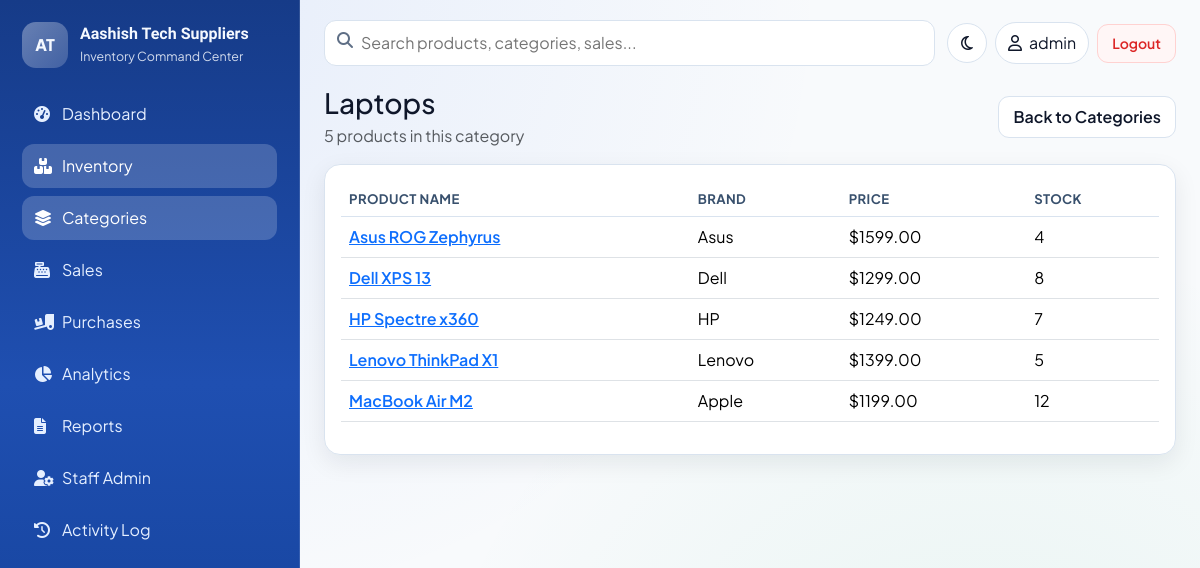
The page /products/categories/1/ (signed in) on the database its author committed.
### products/models.py (models this page shows, shortened)
class Category(models.Model):
	name = models.CharField(max_length=120, unique=True)
	icon = models.CharField(max_length=80, default='fa-solid fa-microchip')
	image = models.ImageField(upload_to='categories/', blank=True, null=True)
	description = models.TextField(blank=True)
	class Meta:
		ordering = ['name']

class Product(models.Model):
	name = models.CharField(max_length=180)
	brand = models.CharField(max_length=120)
	supplier_name = models.CharField(max_length=160, blank=True)
	category = models.ForeignKey('products.Category', on_delete=models.PROTECT, related_name='products')
	price = models.DecimalField(max_digits=10, decimal_places=2)
	quantity = models.PositiveIntegerField(default=0)
	reorder_level = models.PositiveIntegerField(default=5)
	image = models.ImageField(upload_to='products/', blank=True, null=True)
	created_at = models.DateTimeField(auto_now_add=True)
	class Meta:
		ordering = ['-created_at']

### products/views.py (the view)
# urls.py: path('categories/<int:pk>/', views.category_detail, name='category_detail'),
@login_required
def category_detail(request, pk):
	category = get_object_or_404(Category.objects.annotate(product_count=Count('products')), pk=pk)
	products = category.products.all().order_by('name')
	return render(
		request,
		'products/category_detail.html',
		{
			'category': category,
			'products': products,
		},
	)

### accounts/context_processors.py (called while the page is built)
def role_flags(request):
    user = getattr(request, 'user', None)
    is_admin_user = bool(
        user
        and user.is_authenticated
        and (user.is_superuser or user.groups.filter(name='Admin').exists())
    )
    is_staff_user = bool(
        user
        and user.is_authenticated
        and (
            is_admin_user
            or user.groups.filter(name='Staff').exists()
            or user.is_staff
        )
    )
    return {
        'is_admin_user': is_admin_user,
        'is_staff_user': is_staff_user,
    }

### templates/products/category_detail.html
{% extends 'base.html' %}
{% block content %}
<div class="d-flex justify-content-between align-items-center mb-3">
    <div>
        <h3 class="mb-1">{{ category.name }}</h3>
        <p class="text-muted mb-0">{{ category.product_count }} products in this category</p>
    </div>
    <a href="{% url 'products:category_list' %}" class="btn btn-outline-modern">Back to Categories</a>
</div>
<div class="panel table-responsive">
    <table class="table table-hover align-middle inventory-table">
        <thead>
            <tr>
                <th>Product Name</th>
                <th>Brand</th>
                <th>Price</th>
                <th>Stock</th>
            </tr>
        </thead>
        <tbody>
            {% for product in products %}
            <tr>
                <td><a href="{% url 'products:detail' product.id %}" class="fw-semibold">{{ product.name }}</a></td>
                <td>{{ product.brand }}</td>
                <td>${{ product.price }}</td>
                <td>{{ product.quantity }}</td>
            </tr>
            {% empty %}
            <tr>
                <td colspan="4">No products in this category yet.</td>
            </tr>
            {% endfor %}
        </tbody>
    </table>
</div>
{% endblock %}

### templates/base.html (shortened to what this page needs)
{% load static %}
<!doctype html>
<html lang="en" data-theme="light">
<head>
    <link href="https://cdn.jsdelivr.net/npm/bootstrap@5.3.3/dist/css/bootstrap.min.css" rel="stylesheet">
    <link href="https://cdnjs.cloudflare.com/ajax/libs/font-awesome/6.5.2/css/all.min.css" rel="stylesheet">
    <link rel="stylesheet" href="{% static 'css/style.css' %}">
</head>
<body>
<div class="app-shell">
    <aside class="sidebar" id="sidebar">
        <div class="sidebar-top">
            <div class="brand-mark">AT</div>
            <div>
                <h4 class="brand-title mb-1">Aashish Tech Suppliers</h4>
                <p class="tagline mb-0">Inventory Command Center</p>
            </div>
        </div>
        <div>
            <nav class="nav flex-column gap-2">
                <a class="nav-link {% if request.path == '/' %}active{% endif %}" href="{% url 'dashboard:home' %}"><i class="fa-solid fa-gauge-high"></i>Dashboard</a>
                <a class="nav-link {% if '/products' in request.path %}active{% endif %}" href="{% url 'products:list' %}"><i class="fa-solid fa-boxes-stacked"></i>Inventory</a>
                <a class="nav-link {% if '/categories' in request.path %}active{% endif %}" href="{% url 'products:category_list' %}"><i class="fa-solid fa-layer-group"></i>Categories</a>
                <a class="nav-link {% if '/sales' in request.path %}active{% endif %}" href="{% url 'sales:list' %}"><i class="fa-solid fa-cash-register"></i>Sales</a>
                <a class="nav-link {% if '/purchases' in request.path %}active{% endif %}" href="{% url 'purchases:list' %}"><i class="fa-solid fa-truck-ramp-box"></i>Purchases</a>
                <a class="nav-link {% if '/analytics' in request.path %}active{% endif %}" href="{% url 'dashboard:analytics' %}"><i class="fa-solid fa-chart-pie"></i>Analytics</a>
                <a class="nav-link {% if '/reports' in request.path %}active{% endif %}" href="{% url 'reports:home' %}"><i class="fa-solid fa-file-lines"></i>Reports</a>
                {% if is_admin_user %}
                <a class="nav-link {% if '/accounts/staff' in request.path %}active{% endif %}" href="{% url 'accounts:staff_list' %}"><i class="fa-solid fa-user-gear"></i>Staff Admin</a>
                <a class="nav-link {% if '/accounts/activity' in request.path %}active{% endif %}" href="{% url 'accounts:activity_log' %}"><i class="fa-solid fa-clock-rotate-left"></i>Activity Log</a>
                {% endif %}
            </nav>
        </div>
    </aside>
    <main class="content-area">
        <header class="topbar">
            <form class="search-wrap" action="{% url 'dashboard:search' %}" method="get">
                <i class="fa-solid fa-magnifying-glass"></i>
                <input type="text" name="q" placeholder="Search products, categories, sales..." value="{{ request.GET.q|default:'' }}">
            </form>
            <div class="top-actions">
                <button class="btn btn-outline-modern theme-toggle" id="theme-toggle" type="button" aria-label="Toggle dark mode">
                    <i class="fa-regular fa-moon"></i>
                </button>
                {% if request.user.is_authenticated %}
                <div class="profile-chip">
                    <i class="fa-regular fa-user"></i>
                    <span>{{ request.user.username }}</span>
                </div>
                <a href="{% url 'accounts:logout' %}" class="btn btn-danger-modern btn-sm">Logout</a>
                {% endif %}
            </div>
        </header>
        {% block content %}{% endblock %}
    </main>
</div>
</body>
</html>

### static/css/style.css (style rules this page uses)
:root { --bg: #f8fafc; --surface: #ffffff; --surface-soft: #f2f7ff; --text: #0f172a; --muted: #5f6f86; --border: #d9e3ef; --primary: #2563eb; --primary-strong: #1d4ed8; --success: #16a34a; --warning: #f59e0b; --danger: #dc2626; --shadow-sm: 0 8px 24px rgba(15, 23, 42, 0.08); --shadow-md: 0 22px 40px rgba(15, 23, 42, 0.14); }
* { font-family: 'Plus Jakarta Sans', sans-serif; }
body { background: radial-gradient(circle at 18% 0%, rgba(37, 99, 235, 0.08), transparent 48%), radial-gradient(circle at 82% 100%, rgba(14, 166, 99, 0.07), transparent 45%), var(--bg); color: var(--text); }
.app-shell { min-height: 100vh; display: flex; }
.sidebar { width: 300px; background: linear-gradient(180deg, #163b88, #1f4fb1 48%, #123f95); color: #f5f9ff; padding: 22px; position: sticky; top: 0; height: 100vh; border-right: 1px solid rgba(255, 255, 255, 0.12); }
.sidebar-top { display: flex; gap: 12px; align-items: center; margin-bottom: 24px; }
.brand-mark { width: 46px; height: 46px; border-radius: 14px; background: linear-gradient(135deg, rgba(255, 255, 255, 0.35), rgba(255, 255, 255, 0.18)); display: grid; place-items: center; font-weight: 800; }
.brand-title, .page-title { font-family: 'Sora', sans-serif; font-weight: 700; }
.brand-title { font-size: 1rem; }
.tagline { color: rgba(245, 249, 255, 0.84); font-size: 0.78rem; }
.sidebar .nav-link { color: #e5efff; border-radius: 12px; padding: 10px 12px; transition: 0.25s ease; }
.sidebar .nav-link i { width: 20px; margin-right: 8px; }
.sidebar .nav-link:hover, .sidebar .nav-link.active { color: #ffffff; background: rgba(255, 255, 255, 0.19); }
.content-area { flex: 1; padding: 20px 24px; }
.topbar { display: flex; align-items: center; justify-content: space-between; gap: 12px; margin-bottom: 20px; }
.search-wrap { position: relative; width: 100%; max-width: 640px; }
.search-wrap i { position: absolute; top: 12px; left: 13px; color: var(--muted); }
.search-wrap input { width: 100%; border: 1px solid var(--border); border-radius: 12px; background: var(--surface); color: var(--text); padding: 10px 12px 10px 36px; transition: border-color 0.2s ease, box-shadow 0.2s ease; }
.top-actions { display: flex; align-items: center; gap: 8px; }
.profile-chip { background: var(--surface); border: 1px solid var(--border); border-radius: 999px; padding: 8px 12px; display: flex; align-items: center; gap: 7px; }
.panel, .kpi-card { background: var(--surface); border: 1px solid var(--border); border-radius: 16px; box-shadow: var(--shadow-sm); }
.panel { padding: 16px; transition: transform 0.25s ease, box-shadow 0.25s ease; }
.btn-primary-modern, .btn-outline-modern, .btn-danger-modern { border-radius: 11px; padding: 8px 14px; transition: all 0.2s ease; display: inline-flex; align-items: center; gap: 6px; font-weight: 600; }
.btn-outline-modern { border: 1px solid var(--border); color: var(--text); background: var(--surface); }
.btn-danger-modern { border: 1px solid #ffd2d1; color: var(--danger); background: #fff6f6; }
.inventory-table thead th { border-bottom: 1px solid var(--border); color: #38506d; font-size: 0.82rem; text-transform: uppercase; letter-spacing: 0.03em; }
.inventory-table tbody tr { transition: background-color 0.2s ease; }
.theme-toggle { width: 40px; height: 40px; border-radius: 999px; justify-content: center; padding: 0; }
.kpi-grid .kpi-card, .chart-panel, .panel { animation: fadeInUp 0.5s ease both; }

### rows shown on the page
Category: name "Laptops", product_count "5"
Product: name "Asus ROG Zephyrus", brand "Asus", price "1599.00", quantity "4"
Product: name "Dell XPS 13", brand "Dell", price "1299.00", quantity "8"
Product: name "HP Spectre x360", brand "HP", price "1249.00", quantity "7"
Product: name "Lenovo ThinkPad X1", brand "Lenovo", price "1399.00", quantity "5"
Product: name "MacBook Air M2", brand "Apple", price "1199.00", quantity "12"

### other values the page prints
{{ request.user.username }} "admin"
